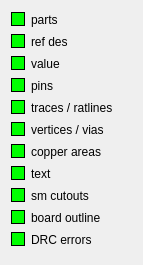
<?xml version="1.0" encoding="UTF-8"?>
<ui version="4.0">
 <class>SelFilterWidget</class>
 <widget class="QWidget" name="SelFilterWidget">
  <property name="geometry">
   <rect>
    <x>0</x>
    <y>0</y>
    <width>143</width>
    <height>265</height>
   </rect>
  </property>
  <property name="sizePolicy">
   <sizepolicy hsizetype="Preferred" vsizetype="Fixed">
    <horstretch>0</horstretch>
    <verstretch>0</verstretch>
   </sizepolicy>
  </property>
  <property name="windowTitle">
   <string>Form</string>
  </property>
  <layout class="QVBoxLayout" name="verticalLayout">
   <item>
    <widget class="QCheckBox" name="partsBox">
     <property name="focusPolicy">
      <enum>Qt::NoFocus</enum>
     </property>
     <property name="styleSheet">
      <string notr="true">QCheckBox::indicator { width: 12px; height: 12px; border: 1px solid black; }
QCheckBox::indicator:unchecked { background: rgb(255, 0, 0); }
QCheckBox::indicator:checked { background: rgb(0, 255, 0); }
</string>
     </property>
     <property name="text">
      <string>parts</string>
     </property>
     <property name="checked">
      <bool>true</bool>
     </property>
    </widget>
   </item>
   <item>
    <widget class="QCheckBox" name="refdesBox">
     <property name="focusPolicy">
      <enum>Qt::NoFocus</enum>
     </property>
     <property name="styleSheet">
      <string notr="true">QCheckBox::indicator { width: 12px; height: 12px; border: 1px solid black; }
QCheckBox::indicator:unchecked { background: rgb(255, 0, 0); }
QCheckBox::indicator:checked { background: rgb(0, 255, 0); }
</string>
     </property>
     <property name="text">
      <string>ref des</string>
     </property>
     <property name="checked">
      <bool>true</bool>
     </property>
    </widget>
   </item>
   <item>
    <widget class="QCheckBox" name="valueBox">
     <property name="focusPolicy">
      <enum>Qt::NoFocus</enum>
     </property>
     <property name="styleSheet">
      <string notr="true">QCheckBox::indicator { width: 12px; height: 12px; border: 1px solid black; }
QCheckBox::indicator:unchecked { background: rgb(255, 0, 0); }
QCheckBox::indicator:checked { background: rgb(0, 255, 0); }
</string>
     </property>
     <property name="text">
      <string>value</string>
     </property>
     <property name="checked">
      <bool>true</bool>
     </property>
    </widget>
   </item>
   <item>
    <widget class="QCheckBox" name="pinsBox">
     <property name="focusPolicy">
      <enum>Qt::NoFocus</enum>
     </property>
     <property name="styleSheet">
      <string notr="true">QCheckBox::indicator { width: 12px; height: 12px; border: 1px solid black; }
QCheckBox::indicator:unchecked { background: rgb(255, 0, 0); }
QCheckBox::indicator:checked { background: rgb(0, 255, 0); }
</string>
     </property>
     <property name="text">
      <string>pins</string>
     </property>
     <property name="checked">
      <bool>true</bool>
     </property>
    </widget>
   </item>
   <item>
    <widget class="QCheckBox" name="tracesBox">
     <property name="focusPolicy">
      <enum>Qt::NoFocus</enum>
     </property>
     <property name="styleSheet">
      <string notr="true">QCheckBox::indicator { width: 12px; height: 12px; border: 1px solid black; }
QCheckBox::indicator:unchecked { background: rgb(255, 0, 0); }
QCheckBox::indicator:checked { background: rgb(0, 255, 0); }
</string>
     </property>
     <property name="text">
      <string>traces / ratlines</string>
     </property>
     <property name="checked">
      <bool>true</bool>
     </property>
    </widget>
   </item>
   <item>
    <widget class="QCheckBox" name="verticesBox">
     <property name="focusPolicy">
      <enum>Qt::NoFocus</enum>
     </property>
     <property name="styleSheet">
      <string notr="true">QCheckBox::indicator { width: 12px; height: 12px; border: 1px solid black; }
QCheckBox::indicator:unchecked { background: rgb(255, 0, 0); }
QCheckBox::indicator:checked { background: rgb(0, 255, 0); }
</string>
     </property>
     <property name="text">
      <string>vertices / vias</string>
     </property>
     <property name="checked">
      <bool>true</bool>
     </property>
    </widget>
   </item>
   <item>
    <widget class="QCheckBox" name="areasBox">
     <property name="focusPolicy">
      <enum>Qt::NoFocus</enum>
     </property>
     <property name="styleSheet">
      <string notr="true">QCheckBox::indicator { width: 12px; height: 12px; border: 1px solid black; }
QCheckBox::indicator:unchecked { background: rgb(255, 0, 0); }
QCheckBox::indicator:checked { background: rgb(0, 255, 0); }
</string>
     </property>
     <property name="text">
      <string>copper areas</string>
     </property>
     <property name="checked">
      <bool>true</bool>
     </property>
    </widget>
   </item>
   <item>
    <widget class="QCheckBox" name="textsBox">
     <property name="focusPolicy">
      <enum>Qt::NoFocus</enum>
     </property>
     <property name="styleSheet">
      <string notr="true">QCheckBox::indicator { width: 12px; height: 12px; border: 1px solid black; }
QCheckBox::indicator:unchecked { background: rgb(255, 0, 0); }
QCheckBox::indicator:checked { background: rgb(0, 255, 0); }
</string>
     </property>
     <property name="text">
      <string>text</string>
     </property>
     <property name="checked">
      <bool>true</bool>
     </property>
    </widget>
   </item>
   <item>
    <widget class="QCheckBox" name="cutoutsBox">
     <property name="focusPolicy">
      <enum>Qt::NoFocus</enum>
     </property>
     <property name="styleSheet">
      <string notr="true">QCheckBox::indicator { width: 12px; height: 12px; border: 1px solid black; }
QCheckBox::indicator:unchecked { background: rgb(255, 0, 0); }
QCheckBox::indicator:checked { background: rgb(0, 255, 0); }
</string>
     </property>
     <property name="text">
      <string>sm cutouts</string>
     </property>
     <property name="checked">
      <bool>true</bool>
     </property>
    </widget>
   </item>
   <item>
    <widget class="QCheckBox" name="outlineBox">
     <property name="focusPolicy">
      <enum>Qt::NoFocus</enum>
     </property>
     <property name="styleSheet">
      <string notr="true">QCheckBox::indicator { width: 12px; height: 12px; border: 1px solid black; }
QCheckBox::indicator:unchecked { background: rgb(255, 0, 0); }
QCheckBox::indicator:checked { background: rgb(0, 255, 0); }
</string>
     </property>
     <property name="text">
      <string>board outline</string>
     </property>
     <property name="checked">
      <bool>true</bool>
     </property>
    </widget>
   </item>
   <item>
    <widget class="QCheckBox" name="drcBox">
     <property name="focusPolicy">
      <enum>Qt::NoFocus</enum>
     </property>
     <property name="styleSheet">
      <string notr="true">QCheckBox::indicator { width: 12px; height: 12px; border: 1px solid black; }
QCheckBox::indicator:unchecked { background: rgb(255, 0, 0); }
QCheckBox::indicator:checked { background: rgb(0, 255, 0); }
</string>
     </property>
     <property name="text">
      <string>DRC errors</string>
     </property>
     <property name="checked">
      <bool>true</bool>
     </property>
    </widget>
   </item>
  </layout>
 </widget>
 <resources/>
 <connections/>
</ui>
